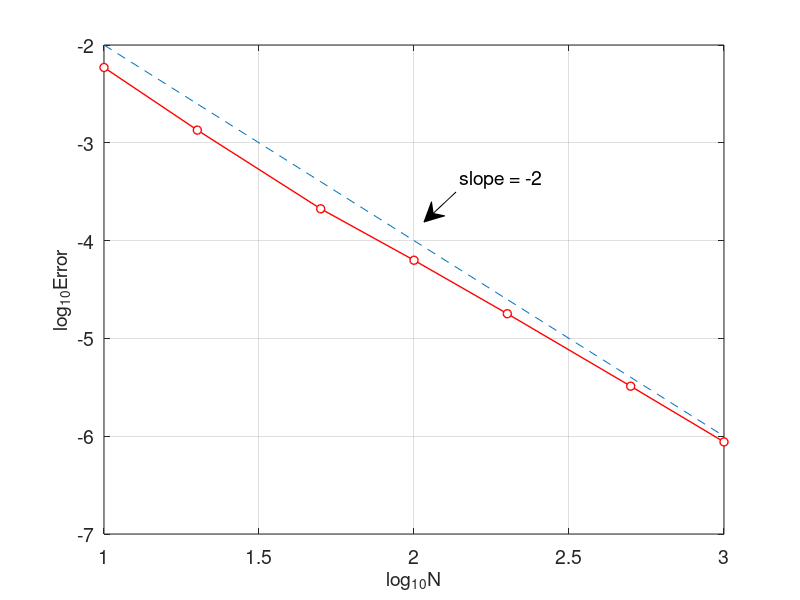

Here is the MATLAB script that generated this plot:
% fdm1d2_error.m
% finite difference method for 1D problem
% -(xu')'+x*u'=pi^2*x*sin(pi*x)-pi*cos(pi*x)+pi*x*cos(pi*x) in [0,1]
% u(0)=0, u(1)=0 ;
% exact solution : u=sin(pi*x)
clear all; close all;
Nvec=[10 20 50 100 200 500 1000];    % Number of partitions
Error=[];
for k=1:length(Nvec)
    N=Nvec(k);
    h=1/N;
    x=0:h:1;
    N=length(x)-1;
    A=diag(2*x(2:N)./h^2)+diag(x(2:N-1)./(2*h)-(x(2:N-1)+0.5*h)./h^2,1)...
        +diag(-x(3:N)./(2*h)-(x(3:N)-0.5*h)./h^2,-1);
    b=pi^2*x(2:N).*sin(pi*x(2:N))+pi*(x(2:N)-1).*cos(pi*x(2:N));
    u=A\b';
    u=[0;u;0];
    ue=sin(pi*x');
    error=max(abs(u-ue));
    Error=[Error,error];
end
plot(log10(Nvec),log10(Error),'ro-','MarkerFaceColor','w','LineWidth',1)
hold on
plot(log10(Nvec), log10(Nvec.^(-2)), '--')
grid on
%title('Convergence of Finite Difference Method','fontsize',14)
set(gca,'fontsize',14)
xlabel('log_{10}N','fontsize', 14), ylabel('log_{10}Error','fontsize',14),

% add annotation of slope
ax = [0.57 0.53];
ay = [0.68 0.63];
annotation('textarrow',ax,ay,'String','slope = -2 ','fontsize',14)

% computating convergence order
for i=1:length(Nvec)-1
    order(i)=-log(Error(i)/Error(i+1))/(log(Nvec(i)/Nvec(i+1)));
end
Error
order

% print -dpng -r600 fdm1d2_error.png
% print -depsc2 fdm1d2_error.eps
